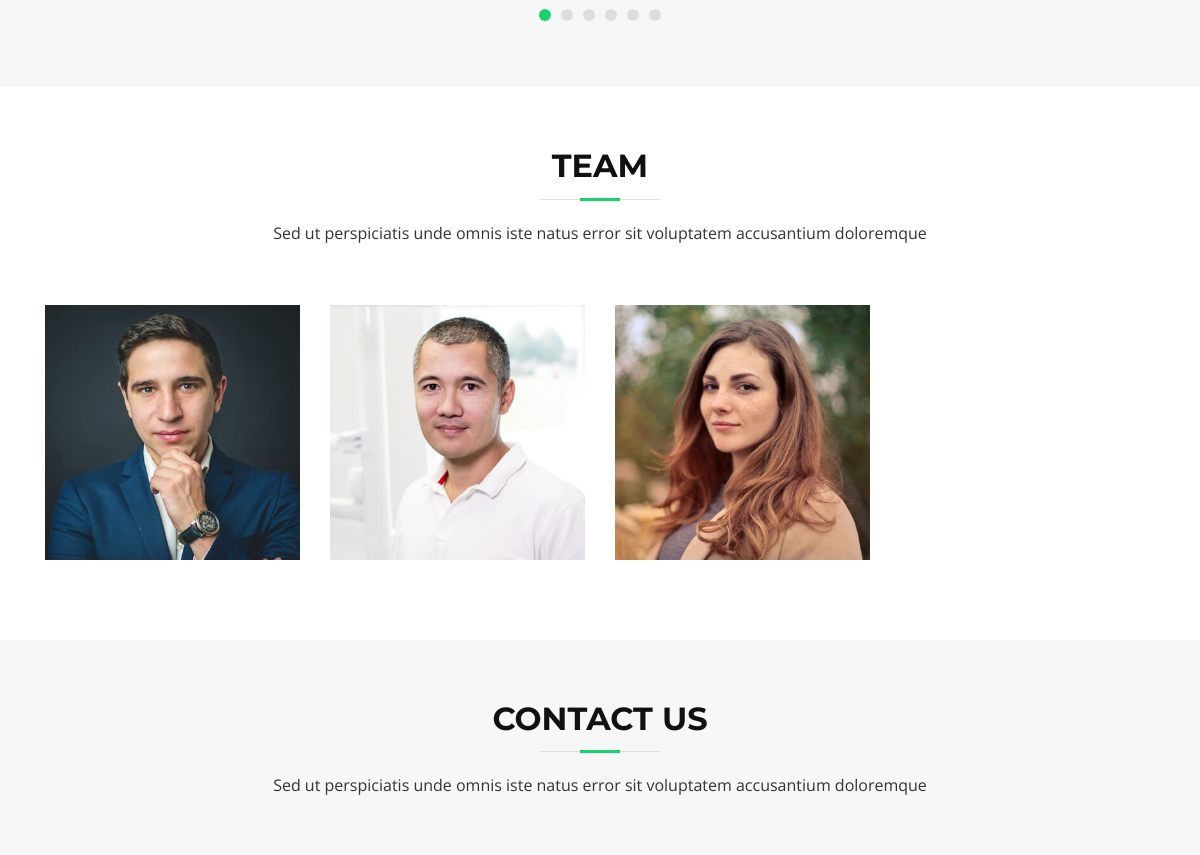
The app's page / (middle part), older data.
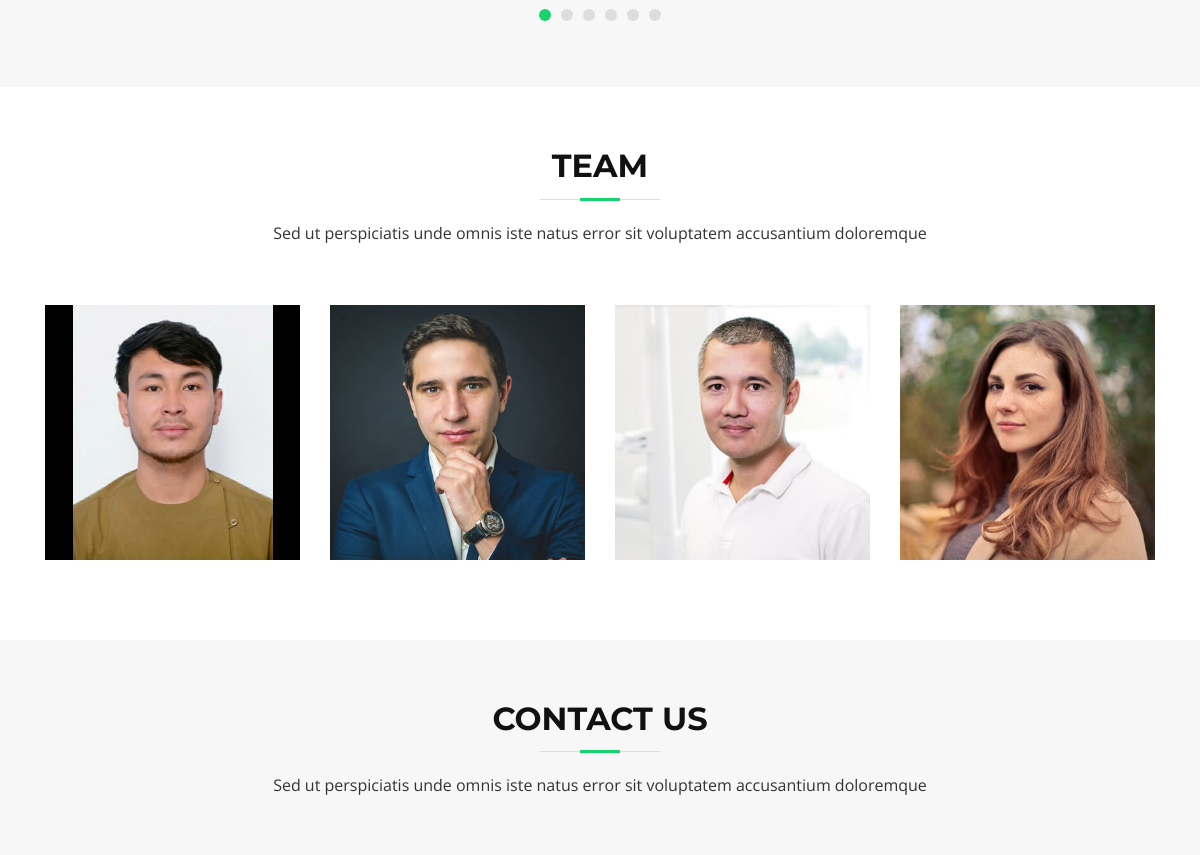
The same page, newer data.
### blog/models.py (models this page shows, shortened)
class Team(models.Model):
    user = models.OneToOneField(User, null=True, blank=True, on_delete=models.SET_NULL)
    linkedin = models.CharField(max_length=100, null=True, blank=True)
    twitter = models.CharField(max_length=100, null=True, blank=True)
    facebook = models.CharField(max_length=100, null=True, blank=True)

class Profile(models.Model):
    user = models.OneToOneField(User, null=True, blank=True, on_delete=models.CASCADE)
    position = models.CharField(max_length=100, blank=True, null=True)
    contact = models.IntegerField(blank=True, null=True)
    address = models.CharField(max_length=100, null=True, blank=True)
    picture = models.ImageField(default='default.svg', upload_to='profile_image', null=True, blank=True)

### blog/views.py (the view)
# urls.py: path('', views.index, name='index'),
def index(request):
    blogs = Post.objects.all().order_by('-created_at')[:3]
    project = Project.objects.all().order_by('-created_at')[:3]
    comments = Comment.objects.select_related('user').order_by('-created_at')[:5]
    team = Team.objects.all()
    context = {
        'comments':comments,
        'blogs':blogs,
        'project':project,
        'team_member':team,
        }
    return render(request, 'index.html', context)

### templates/index.html (shortened to what this page needs)
{% load static %}
<!DOCTYPE html>
<html lang="en">
<head>
  {% include './links/link.html' %}
</head>
<body>
  <main id="main">
    <section id="testimonials" class="section-bg">
      <div class="container" data-aos="fade-up">
        <div class="owl-carousel testimonials-carousel">
        </div>
      </div>
    </section>
    <section id="team">
      <div class="container" data-aos="fade-up">
        <div class="section-header">
          <h3>Team</h3>
          <p>Sed ut perspiciatis unde omnis iste natus error sit voluptatem accusantium doloremque</p>
        </div>
        <div class="row">
          {% for team in team_member %}
          <div class="col-lg-3 col-md-6">
            <div class="member" data-aos="fade-up" data-aos-delay="100">
              <img src="{{team.user.profile.picture.url}}" class="img-fluid team-image" alt="">
            </div>
          </div>
          {% endfor %}
          <div class="col-lg-3 col-md-6">
            <div class="member" data-aos="fade-up" data-aos-delay="200">
              <img src="{% static 'img/team-1.jpg' %}" class="img-fluid" alt="">
            </div>
          </div>
          <div class="col-lg-3 col-md-6">
            <div class="member" data-aos="fade-up" data-aos-delay="300">
              <img src="{% static 'img/team-3.jpg' %}" class="img-fluid" alt="">
            </div>
          </div>
          <div class="col-lg-3 col-md-6">
            <div class="member" data-aos="fade-up" data-aos-delay="400">
              <img src="{% static 'img/team-4.jpg' %}" class="img-fluid" alt="">
            </div>
          </div>
        </div>
      </div>
    </section>
    <section id="contact" class="section-bg">
      <div class="container" data-aos="fade-up">
        <div class="section-header">
          <h3>Contact Us</h3>
          <p>Sed ut perspiciatis unde omnis iste natus error sit voluptatem accusantium doloremque</p>
        </div>
      </div>
    </section>
  </main>
</body>
</html>

### templates/links/link.html (shortened to what this page needs)
{% load static %}
<link href="{% static 'vendor/bootstrap/css/bootstrap.min.css' %}" rel="stylesheet">
<link href="{% static 'vendor/icofont/icofont.min.css' %}" rel="stylesheet">
<link href="{% static 'vendor/font-awesome/css/font-awesome.min.css' %}" rel="stylesheet">
<link href="{% static 'vendor/ionicons/css/ionicons.min.css' %}" rel="stylesheet">
<link href="{% static 'vendor/animate.css/animate.min.css' %}" rel="stylesheet">
<link href="{% static 'vendor/venobox/venobox.css' %}" rel="stylesheet">
<link href="{% static 'vendor/owl.carousel/assets/owl.carousel.min.css' %}" rel="stylesheet">
<link href="{% static 'vendor/aos/aos.css' %}" rel="stylesheet">
<link href="{% static 'css/style.css' %}" rel="stylesheet">

### templates/header.html (shortened to what this page needs)
{% load static %}

### templates/links/scripts.html (shortened to what this page needs)
{% load static %}

### blog/static/css/style.css (style rules this page uses)
.team-image { width: 200px; height: 255px; object-fit: cover; }
body { background: #fff; color: #666666; font-family: "Open Sans", sans-serif; }
section { overflow: hidden; }
.section-header h3 { font-size: 32px; color: #111; text-transform: uppercase; text-align: center; font-weight: 700; position: relative; padding-bottom: 15px; }
.section-header h3::before { content: ''; position: absolute; display: block; width: 120px; height: 1px; background: #ddd; bottom: 1px; left: calc(50% - 60px); }
.section-header h3::after { content: ''; position: absolute; display: block; width: 40px; height: 3px; background: #18d26e; bottom: 0; left: calc(50% - 20px); }
.section-header p { text-align: center; padding-bottom: 30px; color: #333; }
.section-bg { background: #f7f7f7; }
#testimonials { padding: 60px 0; }
#team { background: #fff; padding: 60px 0; }
#team .member { text-align: center; margin-bottom: 20px; background: #000; position: relative; }
#contact { padding: 60px 0; }

Row changes from the older to the newer data that the page shows:
added Team: user.profile.picture (picture)
